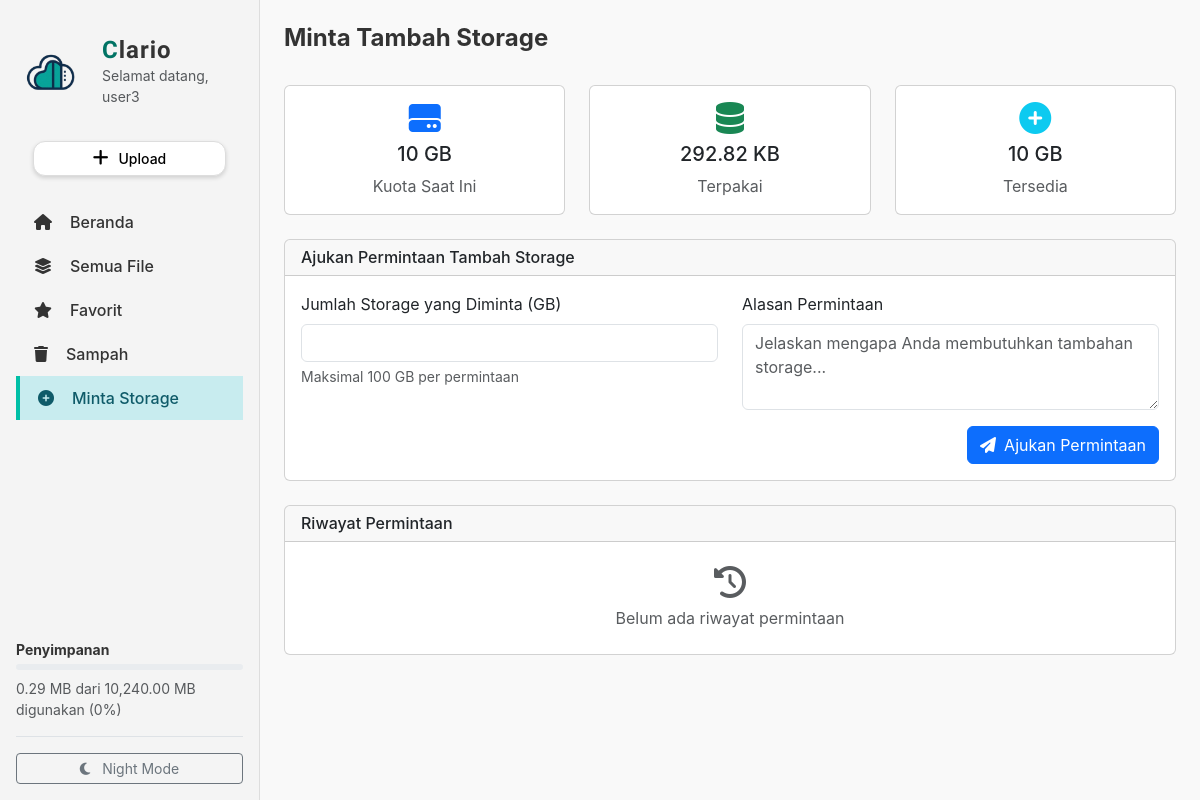
Screenshot of /app/public/request_storage.php (signed in) with the database file from the repository.
### tables this page shows
CREATE TABLE `users` (
  `id` int(10) UNSIGNED NOT NULL,
  `username` varchar(50) NOT NULL,
  `email` varchar(100) NOT NULL,
  `password` varchar(255) NOT NULL,
  `full_name` varchar(100) DEFAULT NULL,
  `storage_quota` bigint(20) UNSIGNED DEFAULT 5368709120 COMMENT 'Storage quota in bytes (default 5GB)',
  `storage_used` bigint(20) UNSIGNED DEFAULT 0 COMMENT 'Storage used in bytes',
  `avatar` varchar(255) DEFAULT NULL,
  `is_active` tinyint(1) NOT NULL DEFAULT 1,
  `is_admin` tinyint(1) NOT NULL DEFAULT 0,
  `last_login` timestamp NULL DEFAULT NULL,
  `created_at` timestamp NOT NULL DEFAULT current_timestamp(),
  `updated_at` timestamp NOT NULL DEFAULT current_timestamp() ON UPDATE current_timestamp()
);

### app/public/connection.php (called while the page is built, shortened)
<?php
class DatabaseConnection
{
    private static $instance = null;
    private $pdo = null;
    private $host = '127.0.0.1';
    private $db = 'clariocloud';
    private $user = 'root';
    private $pass = '';
    private $charset = 'utf8mb4';
    private function __construct()
    {
        try {
            $dsn = "mysql:host={$this->host};dbname={$this->db};charset={$this->charset}";
            $options = [
                PDO::ATTR_ERRMODE            => PDO::ERRMODE_EXCEPTION,
                PDO::ATTR_DEFAULT_FETCH_MODE => PDO::FETCH_ASSOC,
                PDO::ATTR_EMULATE_PREPARES   => false,
                PDO::ATTR_PERSISTENT         => true,
            ];
            $this->pdo = new PDO($dsn, $this->user, $this->pass, $options);
        } catch (PDOException $e) {
            error_log("Database Connection Error: " . $e->getMessage());
            throw new Exception("Could not connect to database. Please check your configuration.");
        }
    }
    public static function getInstance()
    {
        if (self::$instance === null) {
            self::$instance = new self();
        }
        return self::$instance;
    }
    public function getConnection()
    {
        return $this->pdo;
    }
}
function getDB()
{
    return DatabaseConnection::getInstance()->getConnection();
}
function query($sql, $params = [])
{
    $pdo = getDB();
    $stmt = $pdo->prepare($sql);
    $stmt->execute($params);
    return $stmt;
}
function fetchOne($sql, $params = [])
{
    $stmt = query($sql, $params);
    return $stmt->fetch();
}

### app/public/request_storage.php (the view, shortened to what this page needs)
<?php
require_once __DIR__ . '/connection.php';
$user = fetchOne("SELECT storage_quota, storage_used FROM users WHERE id = ?", [$_SESSION['user_id']]);
$currentQuota = $user['storage_quota'];
$currentUsed = $user['storage_used'];
$available = $currentQuota - $currentUsed;
function formatBytes($bytes) {
    $units = ['B', 'KB', 'MB', 'GB', 'TB'];
    for ($i = 0; $bytes > 1024 && $i < count($units) - 1; $i++) {
        $bytes /= 1024;
    }
    return round($bytes, 2) . ' ' . $units[$i];
}
?>
<!DOCTYPE html>
<html lang="id">
<head>
    <link href="https://cdn.jsdelivr.net/npm/bootstrap@5.3.3/dist/css/bootstrap.min.css" rel="stylesheet">
    <link rel="stylesheet" href="https://cdnjs.cloudflare.com/ajax/libs/font-awesome/6.6.0/css/all.min.css">
    <link rel="stylesheet" href="assets/css/style.css">
</head>
<body style="background-color: #f9f9f9;">
<div class="d-flex">
    <?php include __DIR__ . '/sidebar.php'; ?>
    <div class="main flex-grow-1 p-4">
        <div class="d-flex justify-content-between align-items-center mb-4">
            <h4 class="fw-bold">Minta Tambah Storage</h4>
        </div>
        <div class="row mb-4">
            <div class="col-md-4">
                <div class="card text-center">
                    <div class="card-body">
                        <i class="fa fa-hdd fa-2x text-primary mb-2"></i>
                        <h5><?php echo formatBytes($currentQuota); ?></h5>
                        <p class="text-muted mb-0">Kuota Saat Ini</p>
                    </div>
                </div>
            </div>
            <div class="col-md-4">
                <div class="card text-center">
                    <div class="card-body">
                        <i class="fa fa-database fa-2x text-success mb-2"></i>
                        <h5><?php echo formatBytes($currentUsed); ?></h5>
                        <p class="text-muted mb-0">Terpakai</p>
                    </div>
                </div>
            </div>
            <div class="col-md-4">
                <div class="card text-center">
                    <div class="card-body">
                        <i class="fa fa-plus-circle fa-2x text-info mb-2"></i>
                        <h5><?php echo formatBytes($available); ?></h5>
                        <p class="text-muted mb-0">Tersedia</p>
                    </div>
                </div>
            </div>
        </div>
        <div class="card">
            <div class="card-header">
                <h6 class="mb-0">Ajukan Permintaan Tambah Storage</h6>
            </div>
            <div class="card-body">
                <form method="post">
                    <div class="row">
                        <div class="col-md-6">
                            <div class="mb-3">
                                <label class="form-label">Jumlah Storage yang Diminta (GB)</label>
                                <input type="number" class="form-control" name="requested_gb" min="1" max="100" required>
                                <div class="form-text">Maksimal 100 GB per permintaan</div>
                            </div>
                        </div>
                        <div class="col-md-6">
                            <div class="mb-3">
                                <label class="form-label">Alasan Permintaan</label>
                                <textarea class="form-control" name="reason" rows="3" placeholder="Jelaskan mengapa Anda membutuhkan tambahan storage..."></textarea>
                            </div>
                        </div>
                    </div>
                    <div class="d-flex justify-content-end">
                        <button type="submit" class="btn btn-primary">
                            <i class="fa fa-paper-plane me-2"></i>Ajukan Permintaan
                        </button>
                    </div>
                </form>
            </div>
        </div>
        <div class="card mt-4">
            <div class="card-header">
                <h6 class="mb-0">Riwayat Permintaan</h6>
            </div>
            <div class="card-body p-0">
                <?php
                $requests = fetchAll("
                    SELECT * FROM storage_requests
                    WHERE user_id = ?
                    ORDER BY created_at DESC
                    LIMIT 10
                ", [$_SESSION['user_id']]);
                if (empty($requests)): ?>
                <div class="text-center py-4">
                    <i class="fa fa-history fa-2x text-muted mb-2"></i>
                    <p class="text-muted mb-0">Belum ada riwayat permintaan</p>
                </div>
                <?php endif; ?>
            </div>
        </div>
    </div>
</div>
</body>
</html>

### app/public/sidebar.php (shortened to what this page needs)
<?php
$current = basename($_SERVER['SCRIPT_NAME']);
$baseUrl = str_replace('\\', '/', dirname($_SERVER['SCRIPT_NAME']));
$baseUrl = rtrim($baseUrl, '/');
$userId = $_SESSION['user_id'] ?? null;
$user = null;
$storagePercent = 0;
$storageText = '';
if ($userId) {
    $user = fetchOne('SELECT username, email, full_name, storage_quota, storage_used, avatar FROM users WHERE id = ?', [$userId]);
    if ($user) {
        if (!empty($user['storage_quota'])) {
            $storagePercent = ($user['storage_used'] / $user['storage_quota']) * 100;
            $storagePercent = round($storagePercent, 2);
        }
        $used = isset($user['storage_used']) ? number_format($user['storage_used'] / 1024 / 1024, 2) . ' MB' : '0 B';
        $quota = isset($user['storage_quota']) ? number_format($user['storage_quota'] / 1024 / 1024, 2) . ' MB' : '0 B';
        $storageText = "$used dari $quota";
    }
}
?>
<div class="sidebar p-3 d-flex flex-column" id="sidebar">
    <div class="d-flex align-items-center mb-4 logo-container">
        <img src="assets/image/clairo.png" alt="logo" class="me-2" style="width: 70px;">
        <div>
            <h4 class="fw-bold logo-text mb-0" style="font-family: 'Krona One', sans-serif;">
                <span class="text-teal">C</span>lario
            </h4>
            <?php if ($user): ?>
            <div class="small text-muted">Selamat datang, <?php echo htmlspecialchars($user['username'] ?: $user['full_name']); ?></div>
            <?php endif; ?>
        </div>
    </div>
    <?php if (!(isset($_SESSION['is_admin']) && $_SESSION['is_admin'] == 1)): ?>
    <button id="sidebar-upload-btn" class="upload-btn mb-4" type="button">
        <i class="fa fa-plus me-1"></i> Upload
    </button>
    <?php endif; ?>
    <ul class="nav flex-column mb-4">
        <?php if (isset($_SESSION['is_admin']) && $_SESSION['is_admin'] == 1): ?>
        <li class="nav-item mt-3">
            <hr class="my-3">
            <small class="text-muted fw-bold px-3">ADMIN PANEL</small>
        </li>
        <li class="nav-item"><a href="<?php echo $baseUrl; ?>/admin/dashboard.php" class="nav-link <?php echo ($current === 'dashboard.php') ? 'active' : ''; ?>"><i class="fa fa-chart-line me-2"></i> Dashboard</a></li>
        <li class="nav-item"><a href="<?php echo $baseUrl; ?>/admin/management_user.php" class="nav-link <?php echo ($current === 'management_user.php') ? 'active' : ''; ?>"><i class="fa fa-users me-2"></i> Manajemen User</a></li>
        <li class="nav-item"><a href="<?php echo $baseUrl; ?>/admin/permintaan_storage.php" class="nav-link <?php echo ($current === 'permintaan_storage.php') ? 'active' : ''; ?>"><i class="fa fa-database me-2"></i> Permintaan Storage</a></li>
        <li class="nav-item"><a href="<?php echo $baseUrl; ?>/admin/storage_server.php" class="nav-link <?php echo ($current === 'storage_server.php') ? 'active' : ''; ?>"><i class="fa fa-server me-2"></i> Storage Server</a></li>
        <li class="nav-item"><a href="<?php echo $baseUrl; ?>/admin/file_internal.php" class="nav-link <?php echo ($current === 'file_internal.php') ? 'active' : ''; ?>"><i class="fa fa-folder-open me-2"></i> File Internal</a></li>
        <li class="nav-item"><a href="<?php echo $baseUrl; ?>/admin/activity_log.php" class="nav-link <?php echo ($current === 'activity_log.php') ? 'active' : ''; ?>"><i class="fa fa-history me-2"></i> Activity Log</a></li>
        <?php else: ?>
        <li class="nav-item"><a href="<?php echo $baseUrl; ?>/index.php" class="nav-link <?php echo ($current === 'index.php') ? 'active' : ''; ?>"><i class="fa fa-home me-2"></i> Beranda</a></li>
        <li class="nav-item"><a href="<?php echo $baseUrl; ?>/semuafile.php" class="nav-link <?php echo ($current === 'semuafile.php') ? 'active' : ''; ?>"><i class="fa fa-layer-group me-2"></i> Semua File</a></li>
        <li class="nav-item"><a href="<?php echo $baseUrl; ?>/favorit.php" class="nav-link <?php echo ($current === 'favorit.php') ? 'active' : ''; ?>"><i class="fa fa-star me-2"></i> Favorit</a></li>
        <li class="nav-item"><a href="<?php echo $baseUrl; ?>/sampah.php" class="nav-link <?php echo ($current === 'sampah.php') ? 'active' : ''; ?>"><i class="fa fa-trash me-2"></i> Sampah</a></li>
        <li class="nav-item"><a href="<?php echo $baseUrl; ?>/request_storage.php" class="nav-link <?php echo ($current === 'request_storage.php') ? 'active' : ''; ?>"><i class="fa fa-plus-circle me-2"></i> Minta Storage</a></li>
        <?php endif; ?>
    </ul>
    <div class="mt-auto">
        <?php if (!(isset($_SESSION['is_admin']) && $_SESSION['is_admin'] == 1)): ?>
        <div class="storage">
            <p class="fw-bold small mb-1">Penyimpanan</p>
            <div class="progress" style="height: 6px;">
            </div>
            <p class="small text-muted mt-1"><?php echo htmlspecialchars($storageText ?: '0 B dari 0 B'); ?> digunakan (<?php echo $storagePercent; ?>%)</p>
        </div>
        <?php endif; ?>
        <div class="mt-3 pt-3 border-top">
            <button class="btn btn-sm btn-outline-secondary w-100" onclick="toggleTheme()" title="Toggle Night Mode">
                <i class="fa fa-moon me-2"></i> <span id="theme-text">Night Mode</span>
            </button>
        </div>
    </div>
</div>

### app/public/assets/css/style.css (style rules this page uses)
:root { --bg-primary: #f9f9f9; --bg-card: #ffffff; --text-primary: #333; --text-muted: #999; --border-color: #e0e0e0; --sidebar-bg: #f4f4f4; --sidebar-border: #ddd; }
body { background-color: var(--bg-primary); font-family: "Inter", sans-serif; margin: 0; padding: 0; color: var(--text-primary); transition: background-color 0.3s ease, color 0.3s ease; }
.sidebar { width: 260px; height: 100vh; background: var(--sidebar-bg); border-right: 1px solid var(--sidebar-border); display: flex; flex-direction: column; justify-content: space-between; padding: 0 0 20px 0; position: fixed; left: 0; top: 0; z-index: 1000; transition: background-color 0.3s ease, border-color 0.3s ease; }
.logo-container { display: flex; align-items: center; justify-content: center; gap: 8px; padding-top: 20px; }
.logo-text { font-family: "Krona One", sans-serif; font-size: 24px; color: #333; letter-spacing: 1px; }
.logo-text .teal, .logo-text .text-teal, .text-teal { color: #007364 !important; }
.upload-btn { background-color: #ffffff; color: #000; border: 1px solid #ddd; border-radius: 12px; padding: 6px 16px; font-size: 14px; font-weight: 500; display: flex; align-items: center; justify-content: center; gap: 6px; width: 85%; margin: 10px auto 20px auto; box-shadow: 0 2px 4px rgba(0, 0, 0, 0.15); transition: all 0.25s ease; }
.upload-btn i { font-size: 18px; }
.sidebar .nav { padding: 0; margin: 0; }
.sidebar .nav-link { color: var(--text-primary); font-weight: 500; border-radius: 0; margin: 0; padding: 10px 18px; display: flex; align-items: center; width: 100%; gap: 10px; transition: all 0.2s ease; }
.sidebar .nav-link.active, .sidebar .nav-link:hover { border-left: 4px solid #00bfa6; background-color: #c8ecef; color: #0f5b69; }
.progress { height: 6px; border-radius: 10px; margin-bottom: 8px; }
.main { margin-left: 260px; padding: 20px; background-color: var(--bg-primary); color: var(--text-primary); min-height: 100vh; width: calc(100% - 260px); transition: background-color 0.3s ease, color 0.3s ease; }

### rows the page displays
users: username "user3", storage_used+storage_quota "0.29 MB dari 10,240.00 MB", storagePercent "0", storage_quota "10 GB", storage_used "292.82 KB", formatBytes($available) "10 GB"
